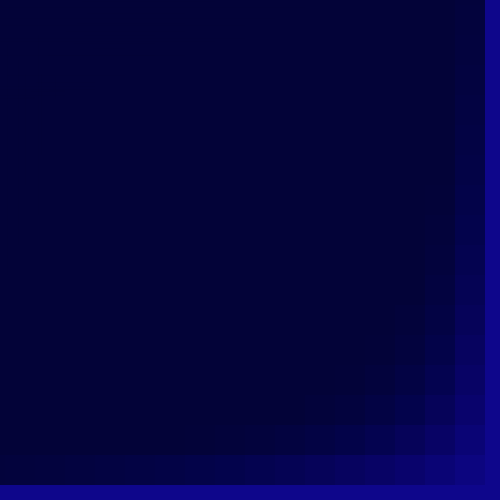
Frame 1 (no input)
Frame 60 (the mouse pressed at the canvas centre just before this capture): identical to frame 1, image omitted
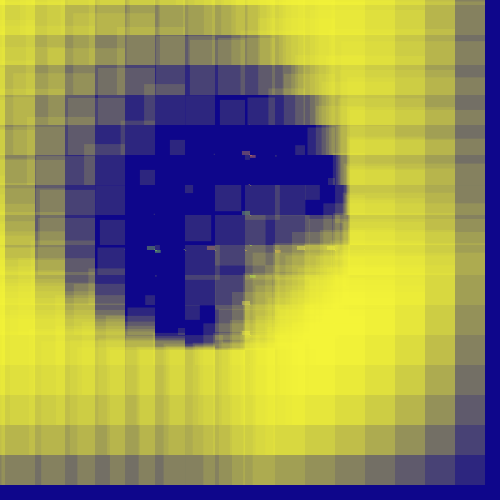
Frame 120 (the mouse held since frame 60 and released just before this capture)

The Processing sketch that drew these frames (run headless with seeded random() and noise(); from frame 60 on, the mouse is pressed at the canvas centre):

// Processing sketch: processing_3086
// ── processing_3086.pde

float margen, sp; 
 
void setup(){ 
 margen = 5; 
  sp = 30; 
  size(500, 500); 
  smooth(); 
} 

void draw(){ 
  background(#0E068B,100); 
  for(float y =margen; y <= height-margen; y += sp){ 
    for(float x = margen; x <= width-margen; x += sp){ 
      float d;
      d = 100 - sqrt((mouseX - x)*(mouseX - x) + (mouseY - y)*(mouseY - y)); 
     
    noStroke(); 
      fill(x,y,78 , 100); 
rect(mouseX,y, 10/d, 5/d);  
rect(x,mouseY, 10/d, 5/d);  

   d= 100 - sqrt((mouseX - x)*(mouseX - x)+(mouseY - y)*(mouseY -y)); 
     fill(mouseX,mouseY,56,34); 
      rect( x,y, d,d); 

    } 
  } 
} 
